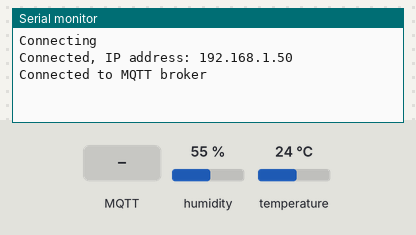
Recording of a sketch running on a simulated Arduino MKR. Parts: the last lines printed to the serial monitor. The inputs (shaded band) are chosen by the test bench; at power-on: humidity 55 %, temperature 24 °C. WiFi joins after 1.5 s; servers stay silent unless stated; no MQTT or app messages arrive unless stated.

Above: at 2.7 s.
2.8 s: MQTT message "1" arrives on the first subscribed topic
At 4.7 s:
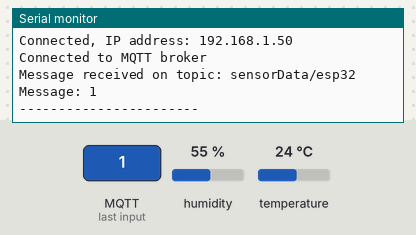
5.0 s: MQTT message "on" arrives on the first subscribed topic
At 6.7 s:
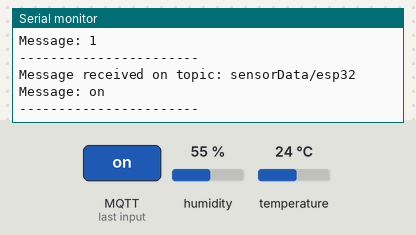
7.0 s: MQTT message "off" arrives on the first subscribed topic
At 8.4 s:
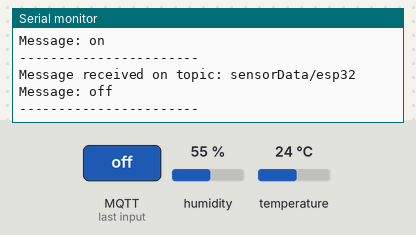

Measured:
- after the input at 2.8 s, the serial monitor: prints a new line after 0.76 s (image 1)
- after the input at 5.0 s, the serial monitor: prints a new line after 0.57 s (image 2)
- after the input at 7.0 s, the serial monitor: prints a new line after 0.57 s (image 3)

The sketch:

SensorDataFirmware.ino
```cpp
#include <ArduinoLowPower.h>
#include <WiFi.h>
#include <PubSubClient.h>
#include "DHT.h"

#define DHTTYPE DHT22
#define DHTPIN 4

const char *mqtt_broker = "broker.emqx.io";
const char *topic = "sensorData/esp32";
const char *mqtt_username = "emqx";
const char *mqtt_password = "public";
const int mqtt_port = 8883;

WiFiClient espClient;

PubSubClient mqtt_client(espClient);


void connectToMQTT();
void mqttCallback(char *topic, byte *payload, unsigned int length);

DHT dht(DHTPIN, DHTTYPE);

void setup() {
  Serial.begin(115200);
  WiFi.begin("Star-boys5G", "ydou472bmt");
  Serial.println();
  Serial.print("Connecting");
  while (WiFi.status() != WL_CONNECTED)
  {
    delay(500);
    Serial.print(".");
  }
  Serial.println();
  Serial.print("Connected, IP address: ");
  Serial.println(WiFi.localIP());

  mqtt_client.setServer(mqtt_broker, mqtt_port);
  mqtt_client.setKeepAlive(60);
  mqtt_client.setCallback(mqttCallback);
  connectToMQTT();

  dht.begin();
}

void connectToMQTT() {
  while (!mqtt_client.connected()) {
    // String client_id = "esp32-client-" + String(WiFi.macAddress());
    // Serial.print("Connecting to MQTT Broker as " + client_id.c_str() + " \n");
    // if (mqtt_client.connect(client_id.c_str(), mqtt_username, mqtt_password)) {
    if (mqtt_client.connect("gdg356gbd7v27gdb6345f", mqtt_username, mqtt_password)) {
      Serial.println("Connected to MQTT broker");
      mqtt_client.subscribe(topic);
      mqtt_client.publish(topic, "Hi EMQX I'm an ESP32 ^^ Victor's Nithub project This is a greeting message");  // Publish message upon connection
    } else {
      Serial.print("Failed to connect to MQTT broker, rc=");
      Serial.print(mqtt_client.state());
      Serial.println(" Retrying in 5 seconds.");
      delay(5000);
    }
  }
}

void mqttCallback(char *topic, byte *payload, unsigned int length) {
  Serial.print("Message received on topic: ");
  Serial.println(topic);
  Serial.print("Message: ");
  for (unsigned int i = 0; i < length; i++) {
    Serial.print((char) payload[i]);
  }
  Serial.println("\n-----------------------");
}

void loop() {
  if (!mqtt_client.connected()) {
          connectToMQTT();
      }
      mqtt_client.loop();
  float h = dht.readHumidity();
  float t = dht.readTemperature();
  String sensorData = "Temperature Data: " + String(t) + " \n Humidity Data " + String(h);
  mqtt_client.publish(topic, sensorData.c_str());
  delay(2000);
  // LowPower.deepSleep(2000);
}
```
